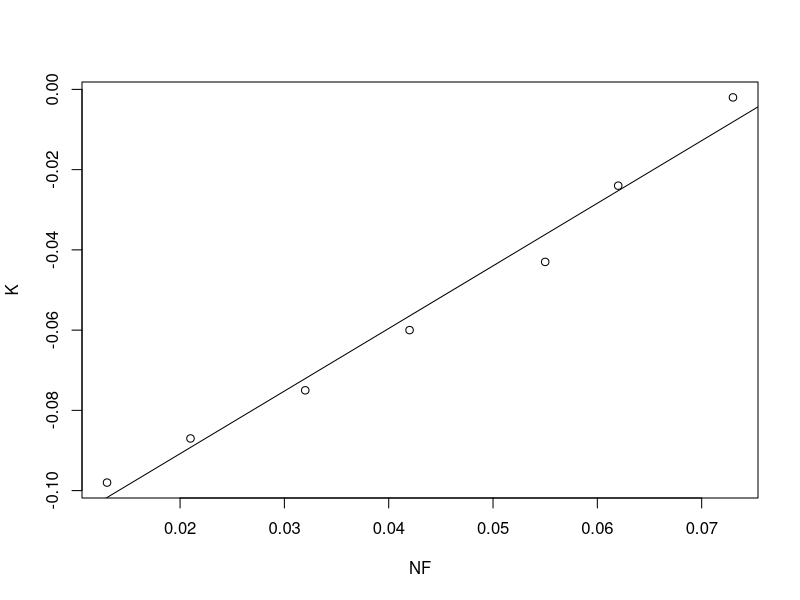

Write R code to recreate this figure.
# Assignment 1 question 4

library(magrittr)
#Q1
# Regression fitting
x <- c(0.013, 0.021, 0.032, 0.042, 0.055, 0.062, 0.073)
y <- c(-0.098, -0.087, -0.075, -0.060, -0.043, -0.024, -0.002)
plot(x, y,xlab='NF',ylab='K')
# Sxx
Sxx<-var(x) * (length(x) - 1); Sxx
Sxx<-sum(x^2)-length(x)*mean(x)^2; Sxx
# Syy
Syy<-var(y) * (length(y) - 1);Syy
Syy<-sum(y^2)-length(y)*mean(y)^2;Syy
# Sxy
Sxy<-cov(x, y) * (length(x) - 1);Sxy
Sxy<-sum(x*y)-length(x)*mean(x)*mean(y);Sxy

# (b)
#B0
beta_0<-mean(y)-(Sxy/Sxx)*mean(x);beta_0
beta_1<-Sxy/Sxx;beta_1

#Package 
fit <- lm(y ~ x)  # fit the regression model
fit
abline(a = fit$coefficient[1], b = fit$coefficient[2])
# Draw a line onto the graph.a here means the intercept, b means the slope
# fit$coefficient[1]:
#'fit' here is a list, containing many variables. 
# The dollar sign ($) is to extract the variable in 'fit'. coefficient[1] and
# coefficient[2] are the intercept the slope of the fitted line respectively.
fitted(fit)  #Display Y hat, that is the expectation of Y given the value of X under this model

y_hat <- beta_0 + beta_1*x

resi <- y - y_hat

#SSE
SSE = residuals(fit)**2 %>% sum;SSE
MSE = SSE/(length(x)-2);MSE

residuals(fit)

summary(fit)  #Display the summary of the fitted model
vcov(fit)  #Display the variance-covariance matrix of the estimates 
anova(fit)  #Display the anova table of the fitted model 

meanx <- mean(x)
Q1 <- function(num){
  lci <- beta_0 + beta_1 * num - (SSE/6)**0.5*(1/length(x)
                                               + (num - meanx)**2/Sxx
  )**0.5*qt(p = 0.025,df = 6,lower.tail = FALSE)
  uci <- beta_0 + beta_1 * num + (SSE/6)**0.5*(1/length(x)
                                               + (num - meanx)**2/Sxx
  )**0.5*qt(p = 0.025,df = 6,lower.tail = FALSE)
  return(paste0("95%CIs:(",round(lci,4),",",round(uci,4),")", sep = ""))
}
Q1(num = 0.025)


meanx <- mean(x)
Q2 <- function(num){
  lci <- beta_0 + beta_1 * num - (SSE/6)**0.5*(1/length(x)
                                               + (num - meanx)**2/Sxx
                                               + 1)**0.5*qt(p = 0.025,df = 6,lower.tail = FALSE)
  uci <- beta_0 + beta_1 * num + (SSE/6)**0.5*(1/length(x)
                                               + (num - meanx)**2/Sxx
                                               + 1)**0.5*qt(p = 0.025,df = 6,lower.tail = FALSE)
  return(paste0("95%CIs:(",round(lci,4),",",round(uci,4),")", sep = ""))
}
Q2(num = 0.055)


